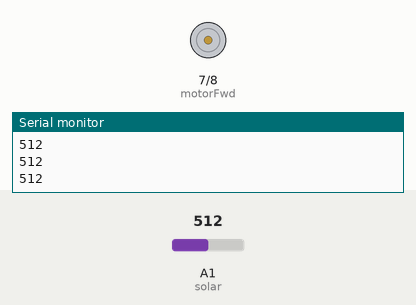
Bench run of a sketch on a simulated Arduino Uno, built with avr-gcc and run on an emulated ATmega328P. On the bench: motor-driver pin pairs drawn as motors (green arrow = first pin HIGH = forward, orange = second pin HIGH = backward, longer = more drive), the last lines printed to the serial monitor. Inputs (shaded band) come from the test bench; at power-on: A1 (solar) = 512.

Above: at 1.2 s.
1.3 s: A1 (solar) set to 716
At 1.62 s:
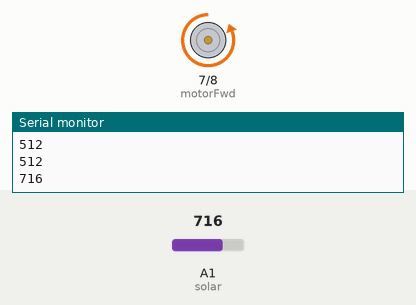
3.2 s: A1 (solar) set to 511
At 3.38 s:
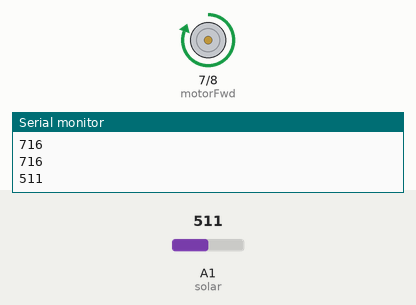
Timing chart, 0 to 6.2 s (numbered marks = the images above; inputs shaded):
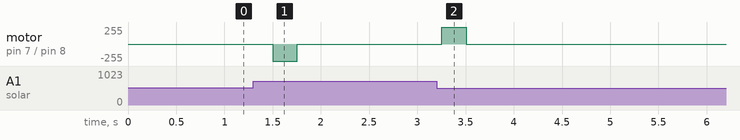

The sketch:

solar.ino
```cpp
int solar = 1;
int prevRead = 0;
int current = 0;
int motorFwd = 7;
int motorRev = 8;
int tolerance = 25;

void setup()
{
    Serial.begin(9600);
    pinMode(motorFwd, OUTPUT);
    pinMode(motorRev, OUTPUT);
    pinMode(solar, INPUT);
}

void loop()
{
    prevRead = analogRead(solar);
    Serial.println(prevRead);
    delay(250);
    current = analogRead(solar);
    if (current < prevRead - tolerance)
    {
        digitalWrite(motorFwd, HIGH);
        digitalWrite(motorRev, LOW);
    }
    else if (current > prevRead + tolerance)
    {
        digitalWrite(motorFwd, LOW);
        digitalWrite(motorRev, HIGH);
    }
    else
    {
        digitalWrite(motorFwd, LOW);
        digitalWrite(motorRev, LOW);
    }
}
```

audio.ino
```cpp
int knob1 = A0;
```

Measured:
- after the input at 1.3 s, motor on pin 7 (motorFwd) / pin 8 (motorRev): stopped → backward 255/255 after 0.20 s, → stopped 0.25 s later
- after the input at 3.2 s, motor on pin 7 (motorFwd) / pin 8 (motorRev): stopped → forward 255/255 after 0.06 s, → stopped 0.25 s later
